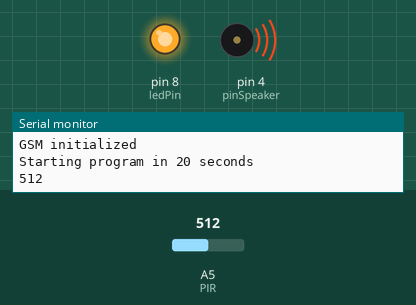
A sketch run on a simulated Arduino Uno, built for the host (arithmetic inside an expression is 32-bit, double 64-bit). Shown: output pins drawn as LEDs (lit = HIGH), buzzer (waves = sounding), the last lines printed to the serial monitor. The inputs (shaded band) are chosen by the test bench; at power-on: A5 (PIR) = 512.

Above: at 24.19 s.
At 39.9 s:
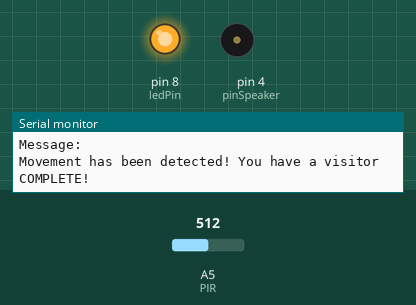
Timing chart, 0 to 60.2 s (numbered marks = the images above):
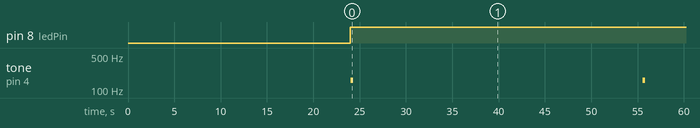

The sketch:

IOT_Assessment_code.ino
```cpp
/* --- REFERENCES ------- */

/*
 SMS sender

 created 25 Feb 2012
 by Tom Igoe

 This example is in the public domain.

 http://www.arduino.cc/en/Tutorial/GSMExamplesSendSMS

*/

/*
 *  Uses a PIR sensor to detect movement, buzzes a buzzer, And LED
 *  Creator Md. Jubayer Rahma
 *  If Need Help Contact : jrahman10@gmail.com
 *  Date : 13.04.2014
*/

// Include GSM library
#include <GSM.h>

#define PINNUMBER ""

// initialize the library instance
GSM gsmAccess;
GSM_SMS sms;

// char array of the telephone number to send SMS to
char remoteNumber[20]= "07450291064";

// char array of the message being sent to phone number
char txtMsg[200]= "Movement has been detected! You have a visitor";

int ledPin = 8;                   // choose the pin for the LED
int pinSpeaker = 4;               // Set up a speaker on a PWM pin (digital 9, 10, or 11)

void setup() {
  pinMode(ledPin, OUTPUT);        // declare LED as output
  pinMode(pinSpeaker, OUTPUT);    // declare buzzer as output

  Serial.begin(9600);

  Serial.print("Motion Detecter |");
  Serial.println(" SMS Sender");

// connection state
  boolean notConnected = true;

// Start GSM shield
  while(notConnected) {
    if (gsmAccess.begin(PINNUMBER) == GSM_READY)
      notConnected = false;
    else {
      Serial.println("Not connected");
      delay(1000);
    }
  }
  Serial.println("GSM initialized");

  delay(2000);

  Serial.println("Starting program in 20 seconds");

  delay(20000);
}

void loop() {
  int inputPin = analogRead(A5);      // Reading the PIR Motion sensor value
  Serial.println(inputPin);

  if (inputPin >= 300) {              // check if the input is HIGH
    digitalWrite(ledPin, HIGH);       // turn LED ON
    playTone(300, 160);
    delay(150);

    sendSMS();

    delay(30000);
  }

  else {
      digitalWrite(ledPin, LOW);      // turn LED off & tone
      playTone(0, 0);
      delay(300);
  }
}

// Code from Md. Jubayer Rahma

// duration in mSecs, frequency in hertz
void playTone(long duration, int freq) {
    duration *= 1000;
    int period = (1.0 / freq) * 1000000;
    long elapsed_time = 0;
    while (elapsed_time < duration) {
        digitalWrite(pinSpeaker,HIGH);
        delayMicroseconds(period / 2);
        digitalWrite(pinSpeaker, LOW);
        delayMicroseconds(period / 2);
        elapsed_time += (period);
    }
}

// SMS Code
void sendSMS(){

  Serial.print("Message to mobile number: ");
  Serial.println(remoteNumber);

// sms text
  Serial.println("SENDING");
  Serial.println();
  Serial.println("Message:");
  Serial.println(txtMsg);

// send the message
  sms.beginSMS(remoteNumber);
  sms.print(txtMsg);
  sms.endSMS();
  Serial.println("\nCOMPLETE!\n");
}
```

Measured:
- by itself, pin 8 (ledPin): LOW → HIGH at 24.0 s
- by itself, tone on pin 4 (pinSpeaker): alternates 160 Hz for 0.28 s and silent for 31.2 s
